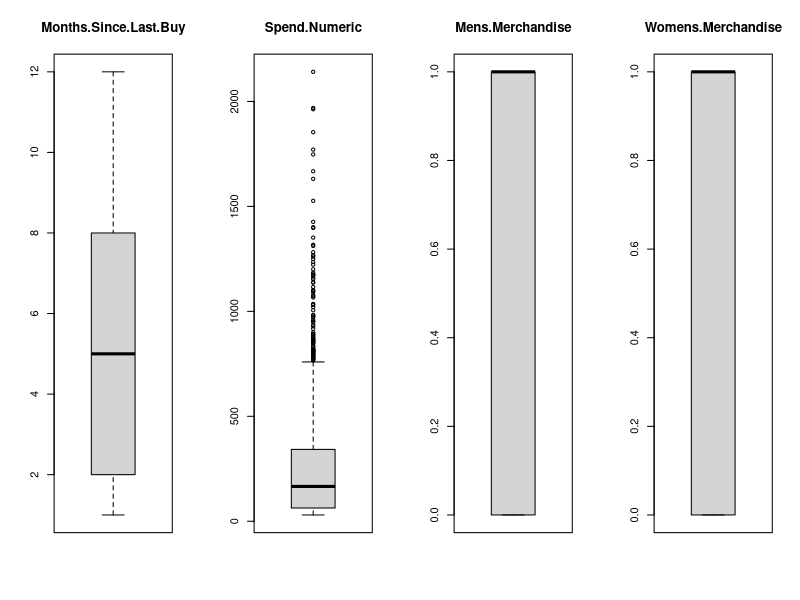
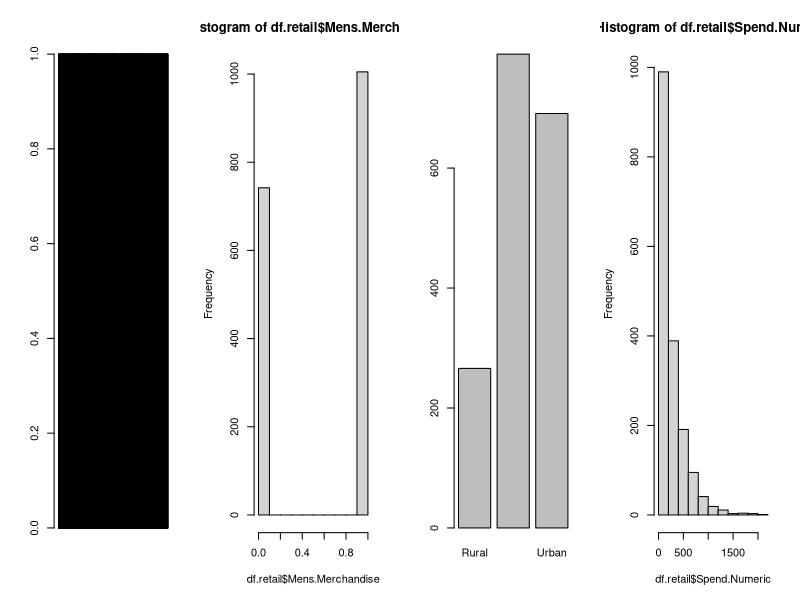
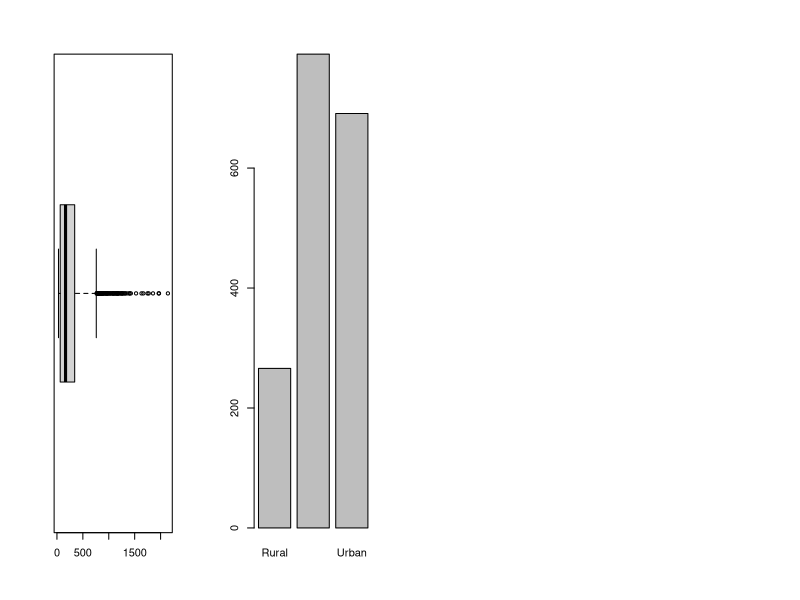

Write R code to recreate these figures, in order. (Note: this script raises an error after producing the figures.)
library(dplyr)
library(tidyr)
library(ggplot2)
df.retail <- read.csv("Retail_Case_Study_Data.csv")
summary(df.retail)
#there are no nulls
str(df.retail)
table(df.retail$Purchase.Channel)
#tail(df.retail)
# mens and women merchandise, new customer and visited website and sale made are factors
# and needs to be converted
#df.retail$Mens.Merchandise <- as.factor(df.retail$Mens.Merchandise)
#df.retail$Womens.Merchandise <- as.factor(df.retail$Womens.Merchandise)
#df.retail$New.Customer <- as.factor(df.retail$New.Customer)
#df.retail$Visited.Website <- as.factor(df.retail$Visited.Website)
#df.retail$Sale.Made <- as.factor(df.retail$Sale.Made)
#dependent variable needs to be integer
#df.retail$Sale.Made<- as.numeric(as.character(df.retail$Sale.Made))
#take out the customer id and spend category
df.retail = subset(df.retail, select = -c(1,3))
str(df.retail)
# split input and output 
x <- df.retail[,1:4] 
y <- df.retail[,9]
#boxplot for all dependent variables
par(mfrow=c(1,4)) 
for(i in 1:4) {
boxplot(x[,i], main=names(df.retail)[i]) }
barplot(df.retail$Mens.Merchandise)
hist(df.retail$Mens.Merchandise)
table(df.retail$Area)
barplot(xtabs(~df.retail$Area))
hist(df.retail$Spend.Numeric)
boxplot(df.retail$Spend.Numeric, horizontal = TRUE)
barplot(table(df.retail$Area))
plot(Spend.Numeric~Purchase.Channel, data=df.retail)
pairs(df.retail[,c(1,2,5,6,7)])
